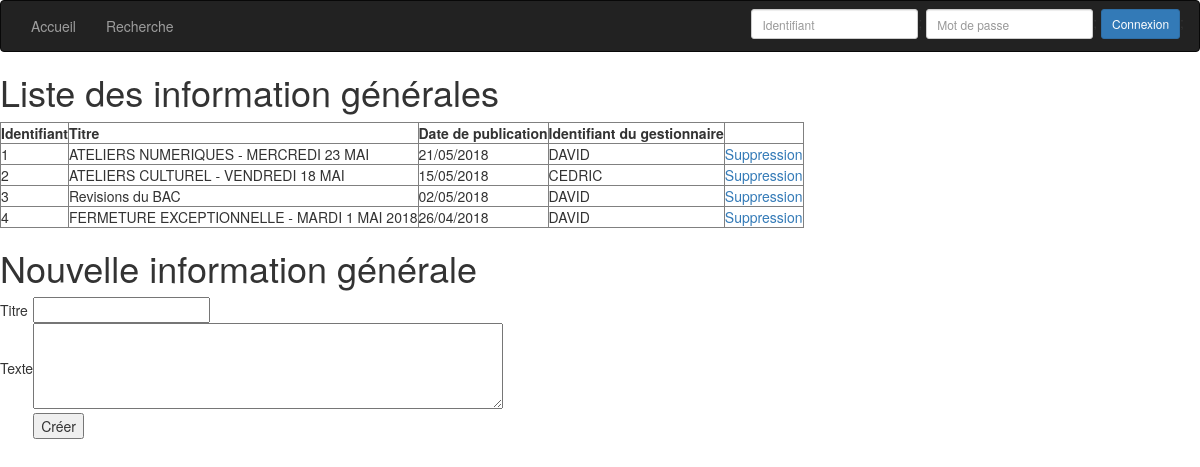
The app's page /src/Mediatheque/Controleur/InfoGeneGest.php with its own data.
### tables this page shows
CREATE TABLE `info_gene` (
  `ID_INFOGENE` int(6) NOT NULL,
  `DATE_PUBLI` date NOT NULL,
  `TITRE` varchar(50) NOT NULL,
  `TEXTE` varchar(500) NOT NULL,
  `ID_GEST` varchar(20) NOT NULL
);

### src/Mediatheque/Modele/FonctionInfoGene.php (called while the page is built, shortened)
<?php
  function GetListInfoGene()
  {
    include('../Constante/ConnexionBDD.php');
    $req = "SELECT * FROM info_gene ORDER BY DATE_PUBLI DESC";
    $result = $mysqli->query($req);
    return $result;
  }
?>

### src/Mediatheque/Vue/VueInfoGeneGest.php (the view)
<h1>Liste des information générales</h1>
<table border="1">
	<tr>
		<td><b>Identifiant</b></td>
		<td><b>Titre</b></td>
		<td><b>Date de publication</b></td>
		<td><b>Identifiant du gestionnaire</b></td>
	</tr>
	<?php
    while($resultat = mysqli_fetch_array($listInfoGene)){
      $datePubli = new DateTime($resultat['DATE_PUBLI']);
  		echo "<tr>";
				echo "<td>".$resultat['ID_INFOGENE']."</td>";
	  		echo "<td>".$resultat['TITRE']."</td>";
	  		echo "<td>".$datePubli->format('d/m/Y')."</td>";
	  		echo "<td>".$resultat['ID_GEST']."</td>";
	      echo "<td><a href='../Controleur/SuprInfoGene.php?idInfoGene=".$resultat['ID_INFOGENE']."'>Suppression</a></td>";
  		echo "</tr>";
  	}
  ?>
</table>

### records on screen
info_gene: ID_INFOGENE "1", TITRE "ATELIERS NUMERIQUES - MERCREDI 23 MAI", DATE_PUBLI "21/05/2018", ID_GEST "DAVID"
info_gene: ID_INFOGENE "2", TITRE "ATELIERS CULTUREL - VENDREDI 18 MAI", DATE_PUBLI "15/05/2018", ID_GEST "CEDRIC"
info_gene: ID_INFOGENE "3", TITRE "Revisions du BAC", DATE_PUBLI "02/05/2018", ID_GEST "DAVID"
info_gene: ID_INFOGENE "4", TITRE "FERMETURE EXCEPTIONNELLE - MARDI 1 MAI 2018", DATE_PUBLI "26/04/2018", ID_GEST "DAVID"
